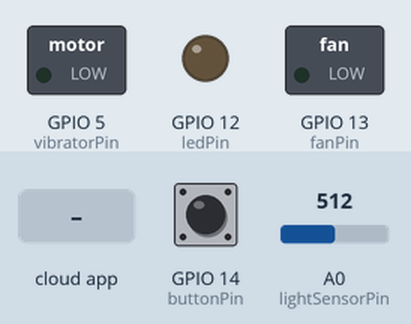
Bench run of a sketch on a simulated ESP8266 (NodeMCU). On the bench: switched loads named in the sketch (green lamp = pin HIGH), output pins drawn as LEDs (lit = HIGH). The test bench sets the inputs (shaded band); at power-on: GPIO 14 (buttonPin) LOW, A0 (lightSensorPin) = 512. WiFi joins after 1.5 s; servers stay silent unless stated; the Firebase database answers and starts empty; pins used as bus, display or sensor lines are not drawn; what the sketch prints to the serial monitor is not drawn.

Above: at 3.4 s.
3.5 s: the phone or cloud app sets redlight to 1
At 4.7 s:
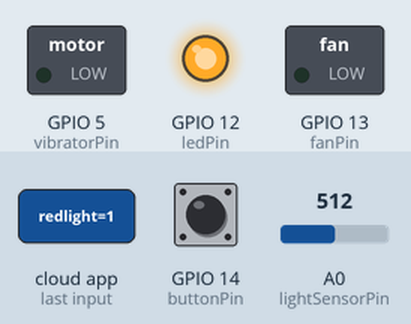
5.3 s: the phone or cloud app sets cooldown to 1
At 6.4 s:
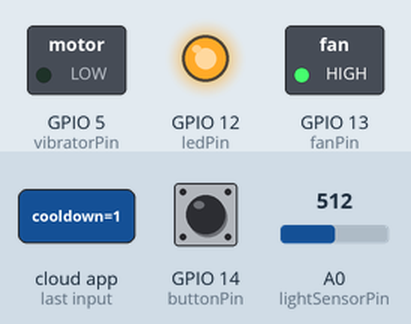
6.8 s: the phone or cloud app sets brrr to 1
At 8.1 s:
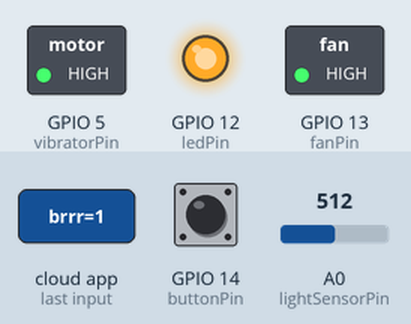
8.9 s: the phone or cloud app sets redlight to 0
At 10.0 s:
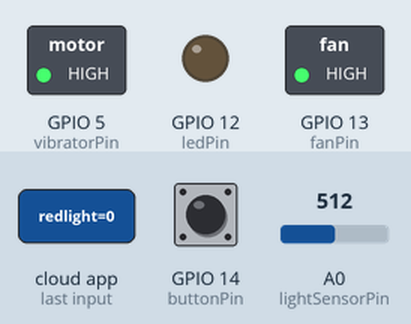
10.5 s: the phone or cloud app sets cooldown to 0
At 11.7 s:
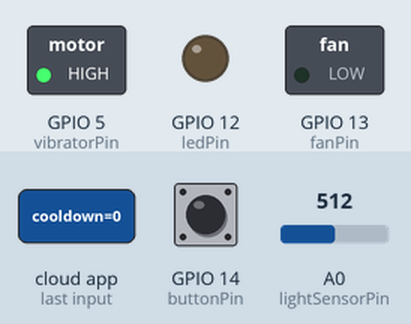
12.0 s: the phone or cloud app sets redlight to 1
At 13.1 s:
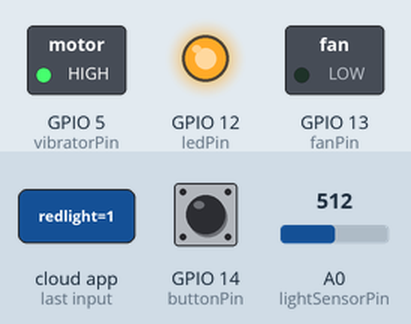
Timing chart, 0 to 14.8 s (numbered marks = the images above; inputs shaded):
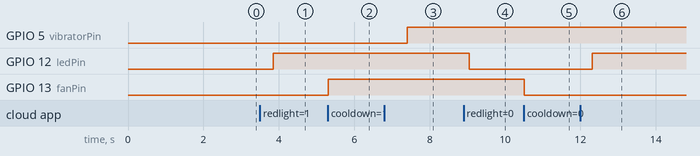

Measured:
- after the input at 3.5 s, GPIO 12 (ledPin): LOW → HIGH after 0.35 s
- after the input at 5.3 s, GPIO 13 (fanPin): LOW → HIGH at once
- after the input at 6.8 s, GPIO 5 (vibratorPin): LOW → HIGH after 0.61 s
- after the input at 8.9 s, GPIO 12 (ledPin): HIGH → LOW after 0.16 s
- after the input at 10.5 s, GPIO 13 (fanPin): HIGH → LOW at once
- after the input at 12.0 s, GPIO 12 (ledPin): LOW → HIGH after 0.31 s

The sketch:

FirebaseRoom_ESP8266.ino
```cpp
// (licence header left out)
// FirebaseRoom_ESP8266 is a sample that demo using multiple sensors
// and actuactor with the FirebaseArduino library.

#include <ESP8266WiFi.h>
#include <FirebaseArduino.h>

// Set these to run example.
#define FIREBASE_HOST "arduino-cbf24.firebaseio.com"
#define FIREBASE_AUTH "rS9OB2uPLTx5sWr8wc1aiPEXRjQt1LoWaKhSjqd6"
#define WIFI_SSID "iPhone XS"
#define WIFI_PASSWORD "qwertyuiop"

const int grovePowerPin = 15;
const int vibratorPin = 5;
const int lightSensorPin = A0;
const int ledPin = 12;
const int buttonPin = 14;
const int fanPin = 13;

void setup() {
  Serial.begin(9600);

  pinMode(grovePowerPin, OUTPUT);
  digitalWrite(grovePowerPin, HIGH);

  pinMode(vibratorPin, OUTPUT);
  pinMode(lightSensorPin, INPUT);
  pinMode(ledPin, OUTPUT);
  pinMode(buttonPin, INPUT);
  pinMode(fanPin, OUTPUT);

  // connect to wifi.
  WiFi.begin(WIFI_SSID, WIFI_PASSWORD);
  Serial.print("connecting");
  while (WiFi.status() != WL_CONNECTED) {
    Serial.print(".");
    delay(500);
  }
  Serial.println();
  Serial.print("connected: ");
  Serial.println(WiFi.localIP());

  Firebase.begin(FIREBASE_HOST, FIREBASE_AUTH);
  Firebase.set("pushbutton", 0);
  Firebase.set("sunlight", 0);
  Firebase.set("redlight", 0);
  Firebase.set("cooldown", 0);
  Firebase.set("brrr", 0);
}

int button = 0;
float light = 0.0;

void loop() {
  digitalWrite(ledPin, Firebase.getInt("redlight"));
  digitalWrite(fanPin, Firebase.getInt("cooldown"));
  digitalWrite(vibratorPin, Firebase.getInt("brrr"));
  int newButton = digitalRead(buttonPin);
  if (newButton != button) {
    button = newButton;
    Firebase.setInt("pushbutton", button);
  }
  float newLight = analogRead(lightSensorPin);
  if (abs(newLight - light) > 100) {
    light = newLight;
    Firebase.setFloat("sunlight", light);
  }
  delay(200);
}
```
